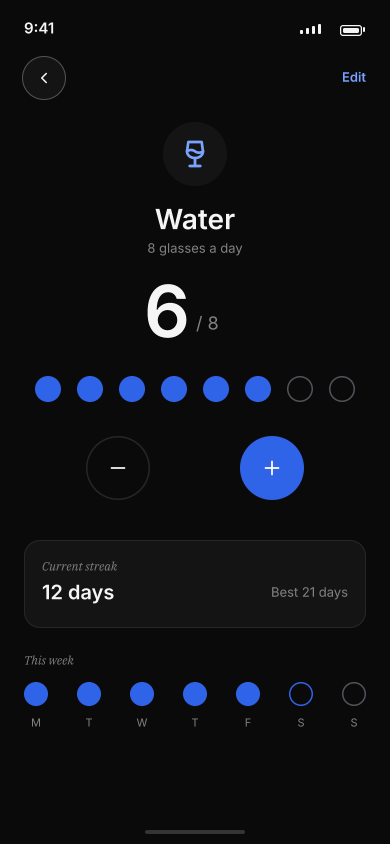
#> input picture design/archive/renders/02-counter-detail.png, 780 x 1688 px, found by its file name (shown at 1/2 size)
$ python m21.py
#> lines starting #> are read from the running program, lines starting #| are printed output that depends on the picture; after the words box and inside, x2 and y2 are one past the last pixel; in counts of white or black regions, pixels touching at a corner belong together
from PIL import Image
import numpy as np
base = 'D:/Apps/projects/habit_tracker/design/renders/'
im = np.array(Image.open(base + '02-counter-detail.png').convert('RGB')).astype(int)
ink = (np.abs(im - 10).max(axis=2) > 4)
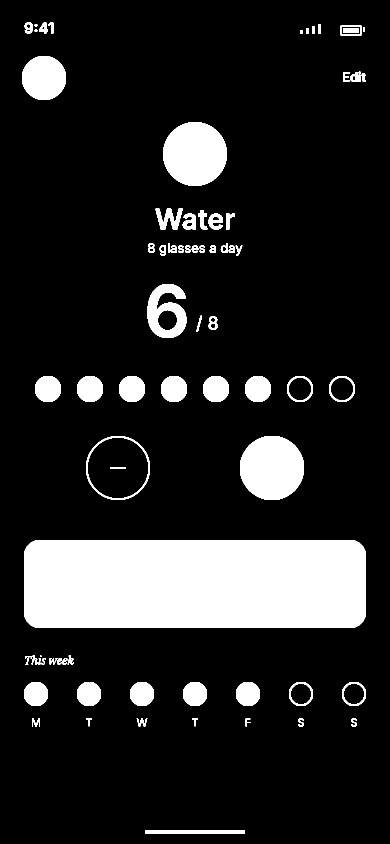
#> ink: shape (1688, 780) bool (shown at 1/2 size); 14.7% white; 72 white regions (1 under 20 px), largest, box (x1, y1, x2, y2) and area: (48, 1080, 732, 1256) 119564, (480, 872, 608, 1000) 13027, (326, 244, 454, 372) 12892

def colruns(y0, y1, x0=0, x1=780):
#> called with y0 = 1290, y1 = 1330, x0 = 0, x1 = 400
    s = ink[y0:y1, x0:x1]
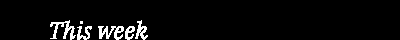
#> s: shape (40, 400) bool; 4.5% white in thin lines or dots, all inside (x1, y1, x2, y2) = (50, 20, 148, 40)
    cols = np.where(s.any(axis=0))[0]
#> cols = 90 values from 50 to 147
    out = []
    if len(cols) == 0:
        return out
    a = cols[0]; p = cols[0]
#> after `a = cols[0]`: a = 50
#> after `p = cols[0]`: p = 50
    for c in cols[1:]:
        if c > p+1:
            out.append((int(a+x0), int(p+x0))); a = c
        p = c
#> this loop made 89 passes
#> (c, a, p) on passes 26, 41: (77, 77, 77), (98, 98, 98)
#> a on pass 67: 125
#> after the loop, out = [(50, 75), (77, 91), (98, 123)]
    out.append((int(a+x0), int(p+x0)))
    return out

print('label', colruns(1290, 1330, 0, 400))
print('dots', colruns(1345, 1420, 0, 780))
#> call 2 of colruns, with y0 = 1345, y1 = 1420, x0 = 0, x1 = 780
#> in colruns (call 2), `s = ink[y0:y1, x0:x1]`:
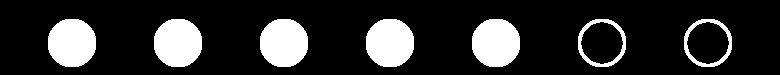
#> s: shape (75, 780) bool; 17.9% white; 7 white regions, largest, box (x1, y1, x2, y2) and area: (48, 19, 96, 67) 1876, (154, 19, 202, 67) 1876, (260, 19, 308, 67) 1876
#> in colruns (call 2), `cols = np.where(s.any(axis=0))[0]`: cols = 336 values from 48 to 731
#> in colruns (call 2), `a = cols[0]`: a = 48
#> the loop in colruns (call 2), `for c in cols[1:]:` made 335 passes
#> (c, a, p) on pass 48: (154, 154, 154)
#> a on passes 96, 144, 192, 240, 288: 260, 366, 472, 578, 684
#> after the loop in colruns (call 2), `for c in cols[1:]:`: out = [(48, 95), (154, 201), (260, 307), (366, 413), (472, 519), (578, 625)]
print('daylabels', colruns(1425, 1475, 0, 780))
#> call 3 of colruns, with y0 = 1425, y1 = 1475, x0 = 0, x1 = 780
#> in colruns (call 3), `s = ink[y0:y1, x0:x1]`:
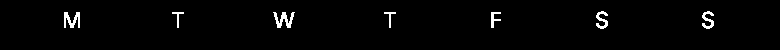
#> s: shape (50, 780) bool; 1.8% white in thin lines or dots, all inside (x1, y1, x2, y2) = (64, 11, 714, 29)
#> in colruns (call 3), `cols = np.where(s.any(axis=0))[0]`: cols = 96 values from 64 to 713
#> in colruns (call 3), `a = cols[0]`: a = 64
#> the loop in colruns (call 3), `for c in cols[1:]:` made 95 passes
#> (c, a, p) on passes 16, 28, 50: (172, 172, 172), (273, 273, 273), (384, 384, 384)
#> a on passes 62, 72, 84: 491, 596, 702
#> after the loop in colruns (call 3), `for c in cols[1:]:`: out = [(64, 79), (172, 183), (273, 294), (384, 395), (491, 500), (596, 607)]
# vertical extents
for x0, x1 in [(48, 96), (138, 186), (228, 276), (318, 366), (408, 456), (498, 546), (588, 636)]:
    ys = np.where(ink[1330:1430, x0:x1].any(axis=1))[0]
    print('dot', x0, (ys.min()+1330, ys.max()+1330) if len(ys) else None)
#> this loop made 7 passes
#> (x0, x1) on passes 1 to 7: (48, 96), (138, 186), (228, 276), (318, 366), (408, 456), (498, 546), (588, 636)
#| dot 48 (1364, 1411)
#| dot 138 (1364, 1411)
#| dot 228 (1365, 1410)
#| dot 318 None
#| dot 408 (1372, 1403)
#| dot 498 (1364, 1411)
#| dot 588 (1364, 1411)
# glasses dots
print('glasses dots', colruns(730, 800, 0, 780))
#> call 4 of colruns, with y0 = 730, y1 = 800, x0 = 0, x1 = 780
#> in colruns (call 4), `s = ink[y0:y1, x0:x1]`:
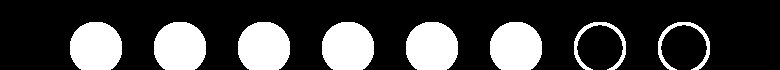
#> s: shape (70, 780) bool; 25% white; 8 white regions, largest, box (x1, y1, x2, y2) and area: (70, 22, 122, 70) 2104, (154, 22, 206, 70) 2104, (238, 22, 290, 70) 2104
#> in colruns (call 4), `cols = np.where(s.any(axis=0))[0]`: cols = 416 values from 70 to 709
#> in colruns (call 4), `a = cols[0]`: a = 70
#> the loop in colruns (call 4), `for c in cols[1:]:` made 415 passes
#> a on passes 104, 156, 208, 260, 312, 364: 238, 322, 406, 490, 574, 658
#> after the loop in colruns (call 4), `for c in cols[1:]:`: out = [(70, 121), (154, 205), (238, 289), (322, 373), (406, 457), (490, 541), (574, 625)]
for x0, x1 in [(70, 122), (154, 206), (490, 542), (574, 626), (658, 710)]:
    ys = np.where(ink[720:820, x0:x1].any(axis=1))[0]
    print('glass', x0, (ys.min()+720, ys.max()+720) if len(ys) else None)
#> this loop made 5 passes
#> (x0, x1) on passes 1 to 5: (70, 122), (154, 206), (490, 542), (574, 626), (658, 710)
#| glass 70 (752, 803)
#| glass 154 (752, 803)
#| glass 490 (752, 803)
#| glass 574 (752, 803)
#| glass 658 (752, 803)

$ run again, with design/archive/renders/01-today.png copied over design/archive/renders/02-counter-detail.png
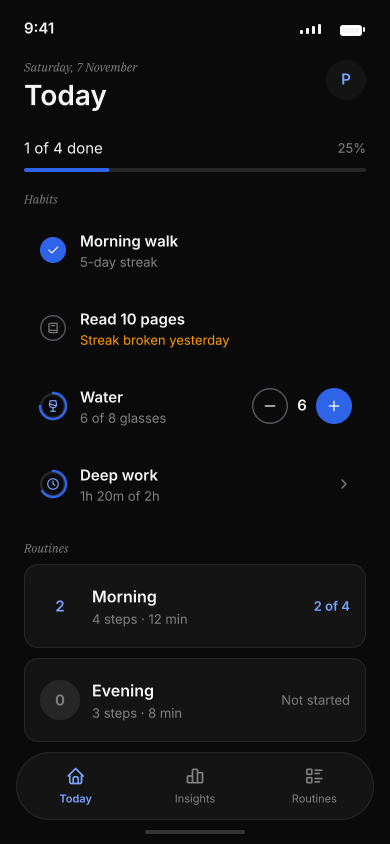
#> input picture design/archive/renders/01-today.png, 780 x 1688 px, found by its file name (shown at 1/2 size)
#> `ink = (np.abs(im - 10).max(axis=2) > 4)`:
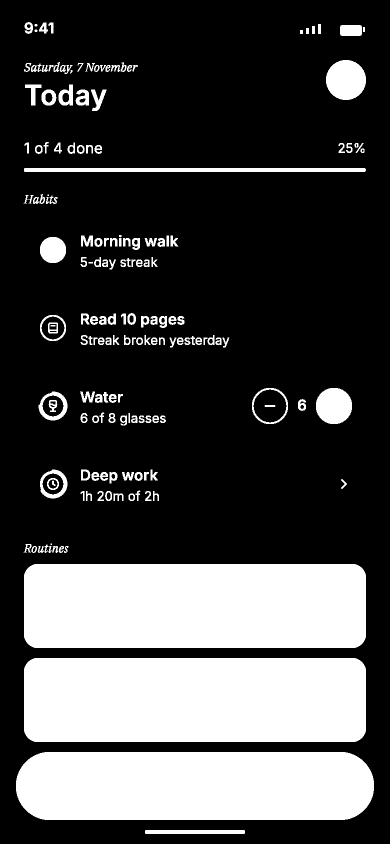
#> ink: shape (1688, 780) bool (shown at 1/2 size); 27.9% white; 169 white regions (2 under 20 px), largest, box (x1, y1, x2, y2) and area: (48, 1128, 732, 1296) 114288, (48, 1316, 732, 1484) 114288, (32, 1504, 748, 1640) 93560
#> s: shape (40, 400) bool; 42.5% white; 2 white regions, box (x1, y1, x2, y2) and area: (52, 26, 400, 40) 4785, (59, 0, 400, 6) 2020
#> cols = 348 values from 52 to 399
#> in colruns, `a = cols[0]`: a = 52
#> after the loop in colruns, `for c in cols[1:]:`: out = []
#> s: shape (75, 780) bool; 87.7% white; 2 black regions, box (x1, y1, x2, y2) and area: (0, 0, 48, 75) 3600, (732, 0, 780, 75) 3600
#> s: shape (50, 780) bool; 87.5% white; 2 black regions, box (x1, y1, x2, y2) and area: (0, 0, 55, 50) 2439, (725, 0, 780, 50) 2439
#> the loop `for x0, x1 in [(48, 96), (138, 186), (228, 276), (318, 366), (408, 456..` made 7 passes
#> (x0, x1) on passes 1 to 7: (48, 96), (138, 186), (228, 276), (318, 366), (408, 456), (498, 546), (588, 636)
#> (printed output is left out)
#> in colruns (call 4), `s = ink[y0:y1, x0:x1]`:
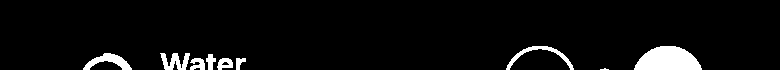
#> s: shape (70, 780) bool; 4.9% white; 9 white regions (1 under 20 px), largest, box (x1, y1, x2, y2) and area: (634, 46, 702, 70) 1224, (83, 53, 132, 70) 367, (506, 46, 574, 70) 328
#> cols = 275 values from 83 to 701
#> in colruns (call 4), `a = cols[0]`: a = 83
#> the loop in colruns (call 4), `for c in cols[1:]:` made 274 passes
#> (c, a, p) on pass 49: (160, 160, 160)
#> after the loop in colruns (call 4), `for c in cols[1:]:`: out = [(83, 131), (160, 204), (206, 215), (217, 232), (236, 245), (506, 573), (600, 608)]
#> the loop `for x0, x1 in [(70, 122), (154, 206), (490, 542), (574, 626), (658, 71..` made 5 passes
#> (x0, x1) on passes 1 to 5: (70, 122), (154, 206), (490, 542), (574, 626), (658, 710)
#> (printed output is left out)
